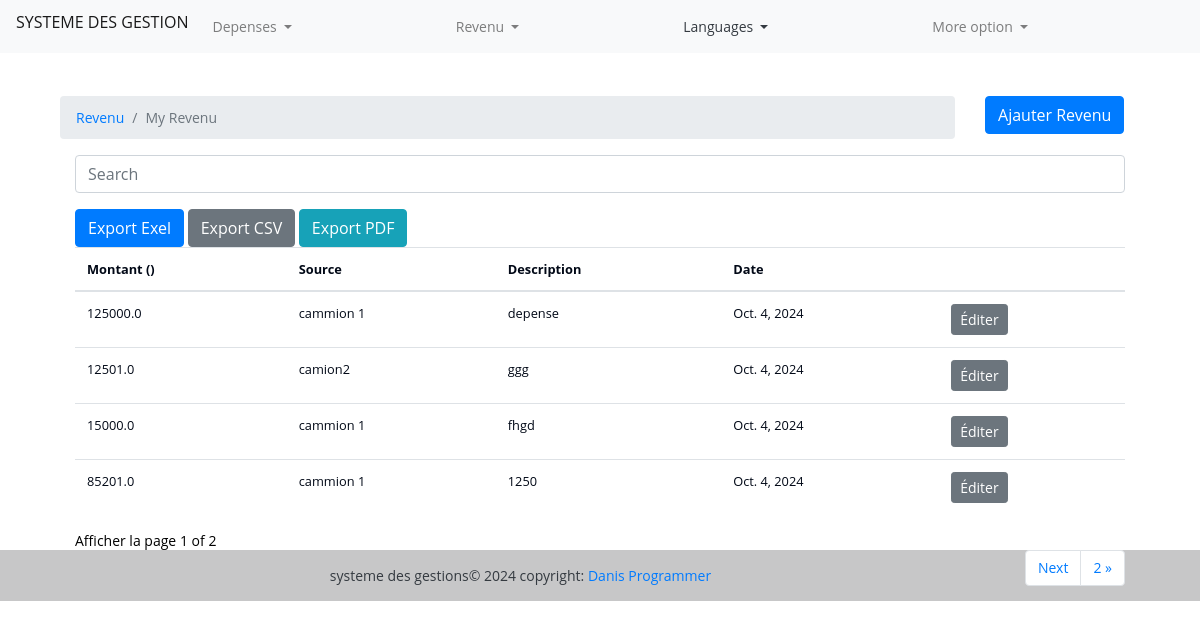
Screenshot of /income/ (signed in) with the database file from the repository.
### userincome/models.py (models this page shows, shortened)
class UserIncome(models.Model):
    amount = models.FloatField()  # DECIMAL
    date = models.DateField(default=now)
    description = models.TextField()
    save_by = models.ForeignKey(to=User, on_delete=models.CASCADE)
    source = models.CharField(max_length=266)
    class Meta:
        ordering:['-date']

### userincome/views.py (the view)
# urls.py: path('', index, name="archive"),
def index(request):
    categories = Source.objects.all()
    income = UserIncome.objects.filter(save_by=request.user)
    paginator = Paginator(income, 4)
    page_number = request.GET.get('page')
    page_obj = Paginator.get_page(paginator, page_number)
    user = request.user
    context = {
        'income': income,
        'page_obj': page_obj,
    }
    return render(request, 'income/index.html', context)

### templates/income/index.html (shortened to what this page needs)
{% extends 'base.html' %}
{% load static %}
{% block content %}
<div class="container mt-4">
  <div class="row">
    <div class="col-md-10">
      <nav aria-label="breadcrumb">
        <ol class="breadcrumb">
          <li class="breadcrumb-item">
            <a href="">Revenu</a>
          </li>
          <li class="breadcrumb-item active" aria-current="page">
            My Revenu
          </li>
        </ol>
      </nav>
    </div>
    <div class="col-md-2">
      <a href="{% url 'add-income'%}" class="btn btn-primary">Ajauter Revenu</a>
    </div>
  </div>
   <div class="container">
    {% include 'partials/_messages.html' %} {% if income.count %}
    <div class=" export-buttons">
      <div class="form-group">
        <input type="text" class="form-control" id="searchField" placeholder="Search">
      </div>
      <div class="pdf">
      <a href="{% url 'expor-excel'%}"  class="btn btn-primary">Export Exel</a>
      <a href="{% url 'expor-csv'%}"  class="btn btn-secondary">Export CSV</a>
      <a href="{% url 'expor-pdf'%}"  class="btn btn-info">Export PDF</a>
    </div>
   </div>
<div class="app-table">
  <table class="table table-stripped table-hover">
    <thead>
      <tr>
        <th>Montant ({{currency}})</th>
        <th>Source</th>
        <th>Description</th>
        <th>Date</th>
        <th></th>
      </tr>
    </thead>
    <tbody>
      {% for income in page_obj%}
      <tr>
        <td>{{income.amount}}</td>
        <td>{{income.source}}</td>
        <td>{{income.description}}</td>
        <td>{{income.date}}</td>
        <td>
          <a
            href="{% url 'income-edit' income.id  %}"
            class="btn btn-secondary btn-sm"
            >Éditer</a
          >
        </td>
      </tr>
      {% endfor %}
    </tbody>
  </table>
</div>
    <div class="pagination-container">
    <div class="">
      Afficher la page {{page_obj.number}} of {{ page_obj.paginator.num_pages }}
    </div>
    <ul class="pagination align-right float-right mr-auto">
      {% if page_obj.has_next %}
      <li class="page-item"> <a class="page-link" href="?page={{ page_obj.next_page_number }}">Next</a></li>
      <li class="page-item"> <a class="page-link" href="?page={{ page_obj.paginator.num_pages }}">{{ page_obj.paginator.num_pages}} &raquo;</a></li>
      {% endif %}
      </ul>
    {% endif %}
  </div>
</div>
</div>
{% endblock content %}

### static/css/style.css (style rules this page uses)
body { margin: 0; padding: 0; font: 400 .875rem 'Open Sans', sans-serif; color: #000; background: #ffffffce; position: relative; height: 100%; }
.table { background: #ffffffce; font-size: .80rem; color: #010816; }

### rows the page displays
UserIncome: amount "125000.0", source "cammion 1", description "depense", date "Oct. 4, 2024"
UserIncome: amount "12501.0", source "camion2", description "ggg", date "Oct. 4, 2024"
UserIncome: amount "15000.0", source "cammion 1", description "fhgd", date "Oct. 4, 2024"
UserIncome: amount "85201.0", source "cammion 1", description "1250", date "Oct. 4, 2024"

### other values shown
{{ page_obj.number }} "1"
{{ page_obj.paginator.num_pages }} "2"
